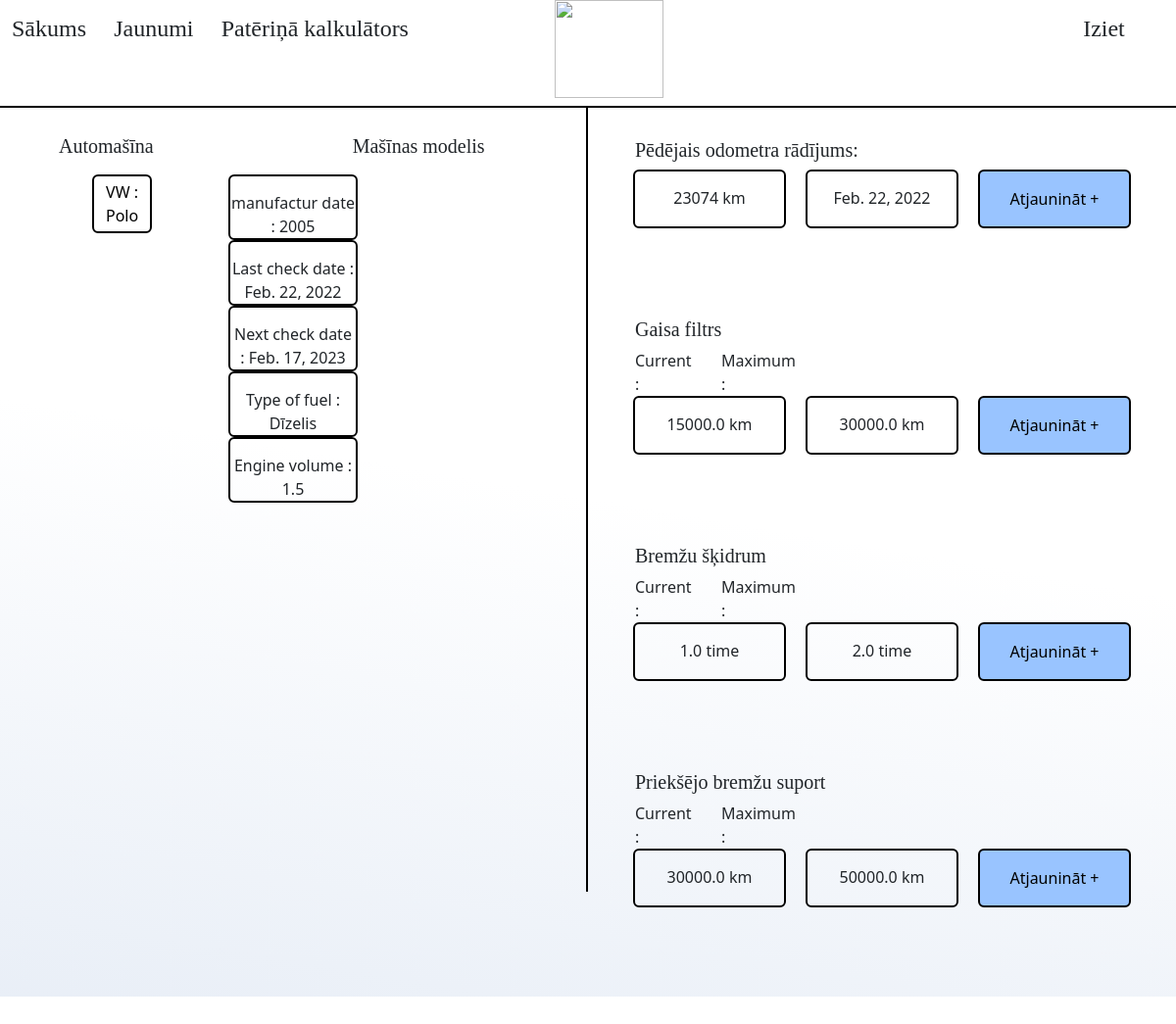
/main/index.html (signed in, upper part), run on an earlier commit of the app's database.
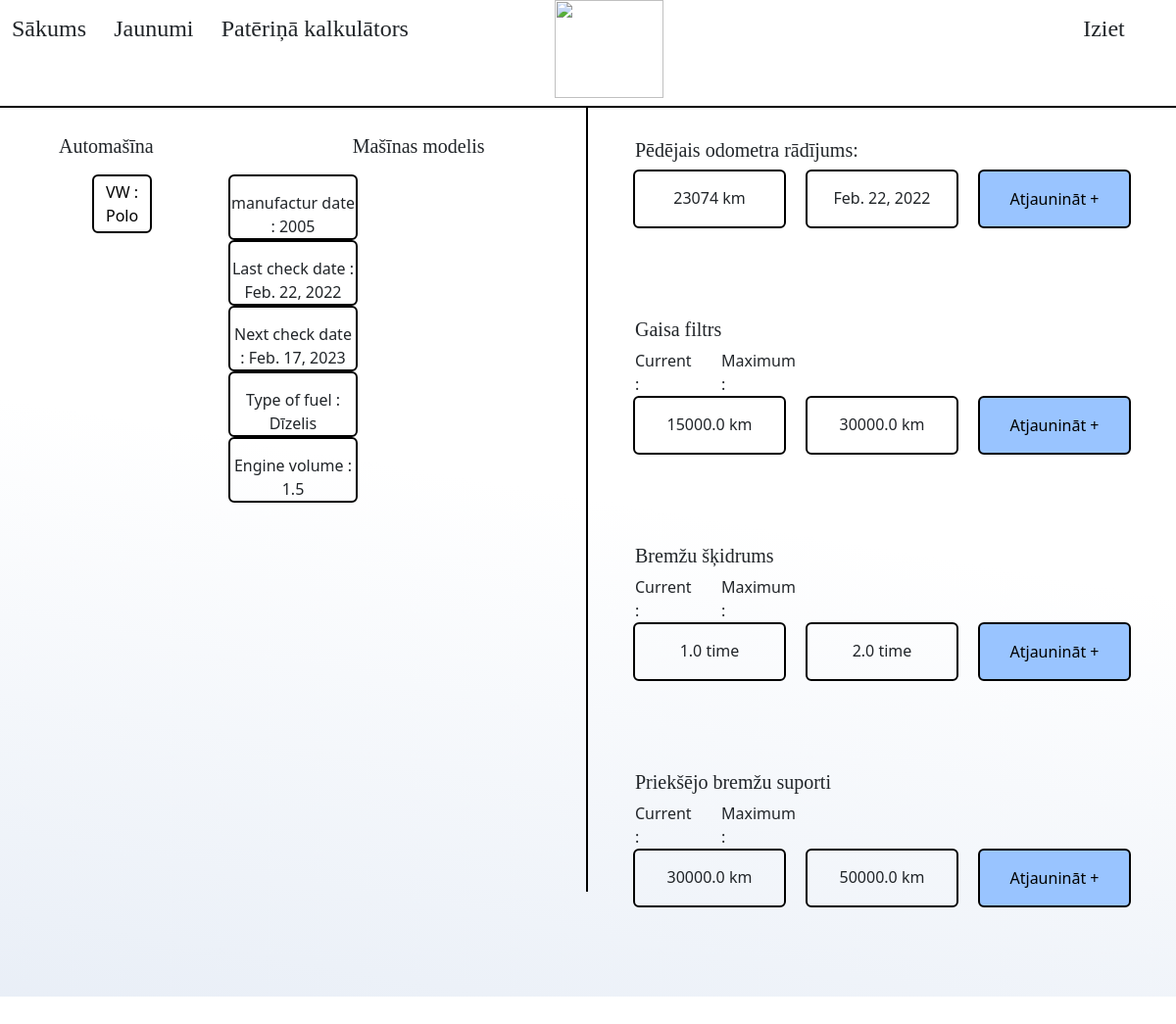
And on a later commit of the database.
### main/models.py (models this page shows, shortened)
class Car(models.Model):
    userId = models.ForeignKey(login_models.User, on_delete=models.CASCADE)
    manufacturer = models.CharField(max_length=50)
    model = models.CharField(max_length=50)
    kilometrage = models.IntegerField()
    year = models.IntegerField()
    checkDate = models.DateField()
    nextCheckDate = models.DateField()
    fuel = models.CharField(max_length=30, default="Dīzelis")
    engineVol = models.FloatField(default=1.5)
    def main_info(self):
        return {'kilometrage' : self.kilometrage,
                'manufactur date': self.year,
                'Last check date' : self.checkDate,
                'Next check date' :self.nextCheckDate,
                'Type of fuel' :self.fuel,
                'Engine volume' : self.engineVol}
    def get_car_parts(self):
        return Part.objects.filter(carId = self.pk)

class Part(models.Model):
    carId = models.ForeignKey(Car, on_delete=models.CASCADE)
    serial = models.CharField(max_length=100,null=True)
    typeId = models.ForeignKey(PartsType, on_delete=models.CASCADE)
    manufacterDate = models.DateField(null=True)
    currentCondition = models.FloatField()
    additionalInfo = models.JSONField(null=True)

class PartsType(models.Model):
    ConditionMeasurment = [
        ('KM', 'Kilometres'),
        ('MI', 'Miles'),
        ('Y', 'Year'),
        ('L', 'Volume')
    ]
    typeName = models.CharField(max_length=50)
    conditionMeasurment = models.CharField(max_length=5, choices=ConditionMeasurment, default='KM')
    stockCondition = models.FloatField()

### main/views.py (the view)
# urls.py: path('main/', include('main.urls'))
def main(request):
    error = ''
    if 'user' in request.session:
        car_details = get_cars_details(request)
        context = {'error' : error} | car_details
        context = context | {'update_form': UpdatePartForm()}
    else:
        error = "You are not logged in"
        return render (request, "index.html", {'error' : error })
    return render (request, "index.html", context)

### main/views.py (called while the page is built)
def get_cars_details(request):
    if 'user' in request.session:
        logged_user = User.objects.get(pk = request.session['user'])
        cars = Car.objects.filter(userId = logged_user)
        parts = Part.objects.filter(carId__in = cars)
        part_types = PartsType.objects.all()
        return {'cars' : cars, 'parts' : parts, 'part_types': part_types}

### main/templates/index.html (shortened to what this page needs)
<!doctype html>
<html lang="en">
  <head>
    <link href="https://cdn.jsdelivr.net/npm/bootstrap@5.1.3/dist/css/bootstrap.min.css" rel="stylesheet">
  </head>
  <body style="background: linear-gradient(189.63deg, #FFFFFF 45.05%, #E4EBF5 100%); ">
    <div style="position: fixed; width: 100vw; background: #FFFFFF; height: 110px; border-bottom: 2px solid #000000;  z-index: 5;">
      <h1 class="text-start" style="display:inline-block; padding-left: 1vw; font: 2vw cormorant; padding-top: 2vh;">Sākums</h1>
      <h1 class="text-center" style="display:inline-block; padding-left: 2vw; font: 2vw cormorant;">Jaunumi</h1>
      <h1 class="text-end" style="display:inline-block; padding-left: 2vw; font: 2vw cormorant;" >Patēriņā kalkulātors</h1>
      <h1 class="text-end" style="display:inline-block; padding-left: 57vw; font: 2vw cormorant;" >Iziet</h1>
    </div>
    <img src="sbV3Dqp6GS0U.png" alt="" class="text-center" style=" position: fixed; width:111px; height:100px;  z-index: 6; margin-left: 47.2vw; margin-right: auto;">
    <div style="width: 100%; height: 110px; z-index: 2; "></div>
    <div style="position: fixed; width: 50vw; height: 100vh;  margin-top: 0px;  border-right: 2px solid #000000;  " >
      <div style="padding-top: 3.5vh; padding-bottom: 0.08vh; padding-left: 4vw; font: 20px cormorant;">
        <p style="display:inline-block; padding-left: 1vw;">Automašīna</p>
        <p style="display:inline-block; padding-left: 16.5vw;" >Mašīnas modelis</p>
      </div>
      <div class="row" style="padding-left: 4vw; padding-right: 4vw;">
        <div class = "col-4">
          {% for car in cars %}
          <div class="row" style="padding-left: 4vw; padding-right: 4vw;">
            <button class="col" id="car" data-carId = {{ car.pk }} style="background-color: #FFFFFF; border: 2px solid #000000; margin-left: 10px; margin-right: 10px; border-radius: 6px; height: 60px; text-align: center; ">
              {{ car.manufacturer }} : {{ car.model }}
            </button>
          </div>
          {% endfor %}
          </div>
          <div class = "col-4" >
            {% for car in cars %}
              <div class = "car-data" data-carId = {{ car.pk }}>
                {% for key, value in car.main_info.items %}
                  {% if key != 'kilometrage' %}
                  <div style="border: 2px solid #000000; margin-left: 10px; margin-right: 10px; border-radius: 6px; text-align: center; padding-top: 15px;">
                    {{ key }} : {{ value }}
                  </div>
                  {% endif %}
                {% endfor %}
              </div>
            {% endfor %}
        </div>
      </div>
      </div>
    <div style="width: 50%; height: 130vh; margin-left: 50%; ">
      {% for car in cars %}
      <div style="padding-top: 4vh; padding-bottom: 1vh; padding-left: 4vw; font: 20px cormorant;">Pēdējais odometra rādījums: </div>
      <div class="row" style="padding-left: 4vw; padding-right: 4vw;">
        <div class="col" style="border: 2px solid #000000; margin-left: 10px; margin-right: 10px; border-radius: 6px; height: 60px; text-align: center; padding-top: 15px;">
          {{ car.kilometrage}} km
        </div>
        <div class="col" style="border: 2px solid #000000; margin-left: 10px; margin-right: 10px; border-radius: 6px; height: 60px; text-align: center; padding-top: 15px;">
          {{ car.checkDate}}
        </div>
        <button onclick = "showUpdateForm({{ car.kilometrage}}, null, {{ car.pk }} , true)" class="col" style="border: 2px solid #000000; margin-left: 10px; margin-right: 10px; border-radius: 6px; height: 60px; text-align: center;  background-color: #99C4FF;">
          Atjaunināt +
        </button>
        <div class="col-5" style=" margin-left: 10px; margin-right: 10px; border-radius: 6px; height: 60px; text-align: center; padding-top: 5px;">
        </div>
      </div>
        {% for part in car.get_car_parts %}
          <div style="padding-top: 4vh; padding-bottom: 1vh; padding-left: 4vw; font: 20px cormorant;"> {{part.typeId.typeName}}</div>
          <div class="row" style="padding-left: 4vw; padding-right: 4vw;">
            <div class="col-2">Current :</div>
            <div class="col-2">Maximum :</div>
          </div>
          <div class="row" style="padding-left: 4vw; padding-right: 4vw;">
            <div class="col" style="border: 2px solid #000000; margin-left: 10px; margin-right: 10px; border-radius: 6px; height: 60px; text-align: center; padding-top: 15px;">
              {{part.currentCondition}} {{part.typeId.conditionMeasurment}}
            </div>
            <div class="col" style="border: 2px solid #000000; margin-left: 10px; margin-right: 10px; border-radius: 6px; height: 60px; text-align: center; padding-top: 15px;">
              {{part.typeId.stockCondition}} {{part.typeId.conditionMeasurment}}
            </div>
            <button onclick = "showUpdateForm({{part.currentCondition}}, {{ part.pk }}, {{ car.pk }}, false)" class="col" style="border: 2px solid #000000; margin-left: 10px; margin-right: 10px; border-radius: 6px; height: 60px; text-align: center;  background-color: #99C4FF;">
              Atjaunināt +
            </button>
            <div class="col-5" style=" margin-left: 10px; margin-right: 10px; border-radius: 6px; height: 60px; text-align: center; padding-top: 5px;">
            </div>
          </div>
        {% endfor %}
      {% endfor %}
      </div>
  </body>
</html>

What changed in the data, as far as the page shows it:
changed through a linked row, Part "time": typeId.typeName "Bremžu šķidrum" → "Bremžu šķidrums"
changed through a linked row, Part: typeId.typeName "Priekšējo bremžu suport" → "Priekšējo bremžu suporti"
